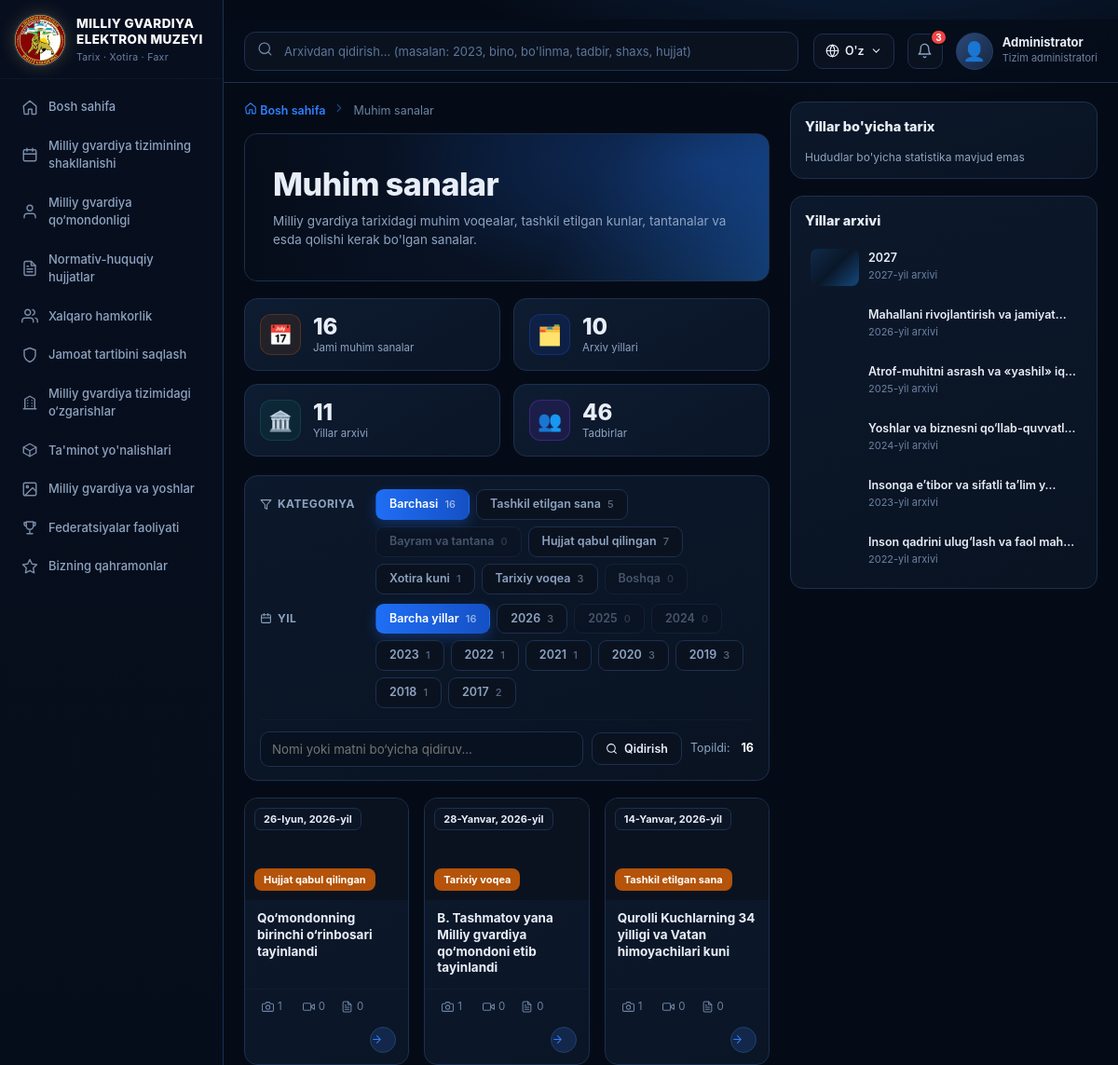
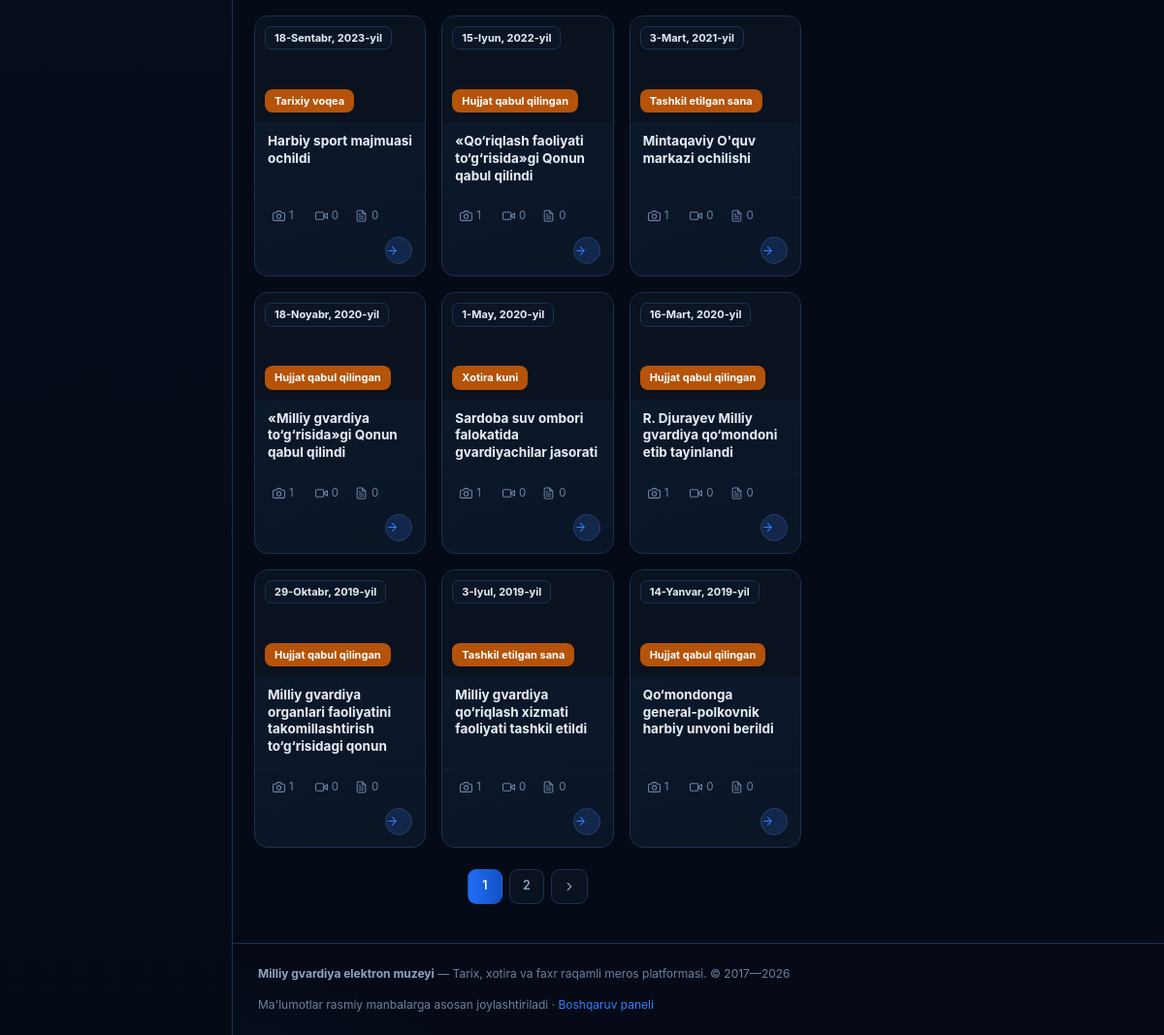
The app's page /sanalar/ with its own data (2 pictures, top to bottom).
### core/models.py (models this page shows, shortened)
class TimeStampedModel(models.Model):
    created_at = models.DateTimeField("Yaratilgan sana", auto_now_add=True)
    updated_at = models.DateTimeField("Yangilangan sana", auto_now=True)
    class Meta:
        abstract = True

class Direction(TimeStampedModel):
    number = models.PositiveIntegerField("Raqam", unique=True)
    title = models.CharField("Nomi", max_length=255)
    description = models.TextField("Tavsif", blank=True)
    icon = models.CharField("Belgi (svg nomi)", max_length=40, default="star")
    url = models.CharField(
        "Havola (URL nomi)", max_length=100, blank=True, default="core:yonalishlar",
    )
    class Meta:
        verbose_name = "Yo'nalish"
        verbose_name_plural = "Yo'nalishlar"
        ordering = ["number"]

class ImportantDate(TimeStampedModel):
    DATE_TYPES = [
        ("tashkil", "Tashkil etilgan sana"),
        ("bayram", "Bayram va tantana"),
        ("hujjat", "Hujjat qabul qilingan"),
        ("xotira", "Xotira kuni"),
        ("tarixiy", "Tarixiy voqea"),
        ("boshqa", "Boshqa"),
    ]
    title = models.CharField("Sarlavha", max_length=300)
    slug = models.SlugField(max_length=320, unique=True, blank=True)
    date_type = models.CharField("Kategoriya", max_length=20, choices=DATE_TYPES, default="tarixiy", db_index=True)
    date = models.DateField("Sana", db_index=True)
    year = models.PositiveIntegerField("Yil", default=2017, db_index=True, editable=False)
    description = models.TextField("Tavsif", blank=True)
    image = models.ImageField("Rasm", upload_to="dates/", blank=True)
    event = models.ForeignKey(
        Event, verbose_name="Tadbir", on_delete=models.SET_NULL, null=True, blank=True,
        related_name="important_dates",
    )
    is_featured = models.BooleanField("Muhim", default=False)
    photos = GenericRelation(Photo)
    videos = GenericRelation("Video")
    class Meta:
        verbose_name = "Muhim sana"
        verbose_name_plural = "Muhim sanalar"
        ordering = ["-date"]
    def get_absolute_url(self):
        return reverse("core:sana_detail", kwargs={"slug": self.slug})

class YearArchive(TimeStampedModel):
    year = models.PositiveIntegerField("Yil", unique=True)
    title = models.CharField("Yil nomi", max_length=255)
    subtitle = models.CharField("Shior", max_length=255, blank=True)
    description = models.TextField("Tavsif", blank=True)
    image = models.ImageField("Banner rasm", upload_to="years/", blank=True)
    video_url = models.URLField("Video havolasi", blank=True)
    new_buildings = models.PositiveIntegerField("Yangi bino va inshoot", default=0)
    new_departments = models.PositiveIntegerField("Yangi bo'linma", default=0)
    achievements = models.PositiveIntegerField("Erishilgan g'alaba", default=0)
    documents = models.PositiveIntegerField("Hujjat va material", default=0)
    is_featured = models.BooleanField("Muhim yil", default=False)
    photos = GenericRelation(Photo)
    videos = GenericRelation("Video")
    class Meta:
        verbose_name = "Yil"
        verbose_name_plural = "Yillar"
        ordering = ["-year"]
    def get_absolute_url(self):
        return reverse("core:yil_detail", kwargs={"year": self.year})

### core/views.py (the view)
# urls.py: path("sanalar/", views.sanalar, name="sanalar"),
def sanalar(request):
    qs = ImportantDate.objects.all()
    q = request.GET.get("q", "").strip()
    if q:
        qs = qs.filter(search_q(["title", "description"], q, getattr(request, "LANGUAGE_CODE", "uz")))
    qs, flt = _filters(request, qs, "date_type", ImportantDate.DATE_TYPES)
    years, active_year = flt["years"], flt["active_year"]
    return render(request, "core/sanalar.html", {
        **flt,
        "active": "sanalar",
        "title": "Muhim sanalar",
        "subtitle": "Milliy gvardiya tarixidagi muhim voqealar, tashkil etilgan kunlar, tantanalar va esda qolishi kerak bo'lgan sanalar.",
        "page": _page(request, qs),
        "q": q,
        "years": years,
        "active_year": active_year,
        "card_color": "#b45309",
        "grid_class": "grid--3",
        "types": ImportantDate.DATE_TYPES,
        "type_key": "date_type",
        "card_text": "Muhim sana",
        "empty_icon": "📅",
        "stats": [
            {"value": ImportantDate.objects.count(), "label": "Jami muhim sanalar", "icon": "📅", "color": "#b45309"},
            {"value": len(years), "label": "Arxiv yillari", "icon": "🗂️", "color": "#1d4ed8"},
            {"value": YearArchive.objects.count(), "label": "Yillar arxivi", "icon": "🏛️", "color": "#0f766e"},
            {"value": Event.objects.count(), "label": "Tadbirlar", "icon": "👥", "color": "#7c3aed"},
        ],
        "panel_title": "Yillar bo'yicha tarix",
        "mini_items": [
            {"title": y.title, "url": y.get_absolute_url(), "image": y.image, "meta": f"{y.year}-yil arxivi"}
            for y in YearArchive.objects.all()[:6]
        ],
        "mini_title": "Yillar arxivi",
    })

### core/i18n.py (called while the page is built)
def get_lang(request):
    lang = getattr(request, "LANGUAGE_CODE", None)
    if lang in LANG_CODES:
        return lang
    lang = request.COOKIES.get(COOKIE)
    return lang if lang in LANG_CODES else DEFAULT

### core/templatetags/mg_tags.py (called while the page is built, shortened)
@register.filter
def gradient(value):
    key = str(value or "mg")
    idx = int(hashlib.md5(key.encode()).hexdigest(), 16) % len(GRADIENTS)
    return GRADIENTS[idx]

@register.inclusion_tag("includes/icon.html", takes_context=True)
def svg(context, name, size=18):
    return {"path": ICONS.get(name, ""), "size": size}

@register.filter
def card_label(obj, key=""):
    if obj is None:
        return ""
    if key:
        getter = f"get_{key}_display"
        if hasattr(obj, getter):
            return getattr(obj, getter)()
        val = getattr(obj, key, "")
        if val:
            return val

@register.filter
def title_of(obj):
    return getattr(obj, "title", None) or getattr(obj, "full_name", "") or str(obj)

@register.filter
def split(value, sep=" "):
    if value is None:
        return []
    return str(value).split(sep)

@register.filter
def main_image(obj):
    for f in ("image", "photo"):
        v = getattr(obj, f, None)
        if v and hasattr(v, "url"):
            return v
    return None

@register.filter
def album_ref(obj):
    from django.urls import reverse
    return reverse("core:album_json", kwargs={"model": obj._meta.model_name, "pk": obj.pk})

@register.filter
def album_n(obj, kind="foto"):
    if kind == "video":
        n = obj.videos.count() if hasattr(obj, "videos") else 0
        return n + (1 if (getattr(obj, "video_file", None) or getattr(obj, "video_url", "")) else 0)
    n = obj.photos.count() if hasattr(obj, "photos") else 0
    return n + (1 if main_image(obj) else 0)

@register.simple_tag(takes_context=True)
def filter_url(context, *pairs):
    kwargs = dict(zip(pairs[::2], pairs[1::2]))
    request = context.get("request")
    params = request.GET.copy() if request else None
    if params is None:
        return "?"
    params.pop("page", None)
    for k, v in kwargs.items():
        params.pop(k, None)
        if v not in (None, ""):
            params[k] = str(v)
    qs = params.urlencode()
    return "?" + qs if qs else "?"

### core/views.py (called while the page is built)
def _years():
    from datetime import date as _date
    return list(range(max(_date.today().year, YEAR_START), YEAR_START - 1, -1))

def _active_year(request):
    y = request.GET.get("yil", "")
    return int(y) if y.isdigit() and YEAR_START <= int(y) <= 2100 else None

### core/templates/core/sanalar.html (shortened to what this page needs)
{% extends "base.html" %}
{% load mg_tags %}
{% block breadcrumb %}
<nav class="breadcrumb">
  <a href="{% url 'core:home' %}">{% svg 'home' 13 %} Bosh sahifa</a>
  <span class="breadcrumb__sep">{% svg 'chev' 12 %}</span>
  <span>{{ title }}</span>
</nav>
{% endblock %}
{% block content %}
<section class="hero{% if hero_gold %} hero--gold{% endif %}">
  <h1 class="page-title">{{ title }}</h1>
  <p class="page-sub">{{ subtitle }}</p>
</section>
{% if stats %}
<div class="stats">
  {% for s in stats %}
  <div class="stat">
    <div class="stat__icon" style="background:{{ s.color }}22;border:1px solid {{ s.color }}55">{{ s.icon }}</div>
    <div><div class="stat__value">{{ s.value }}</div><div class="stat__label">{{ s.label }}</div></div>
  </div>
  {% endfor %}
</div>
{% endif %}
{% include "includes/list_filters.html" %}
<div class="grid {{ grid_class|default:'grid--3' }}">
  {% for o in page %}
  <a class="card" href="{{ o.get_absolute_url }}">
    <div class="card__media">
      <div class="ph" style="background:{% if o.image %}url('{{ o.image.url }}') center/cover{% elif o.photo %}url('{{ o.photo.url }}') center/cover{% else %}{{ o|title_of|gradient }}{% endif %}"></div>
      {% if o.date %}<span class="card__year">{{ o.date }}</span>{% elif o.year %}<span class="card__year">{{ o.year }}</span>{% elif o.service_period %}<span class="card__year">{{ o.service_period }}</span>{% endif %}
      <span class="card__type" style="background:{{ card_color|default:'#1d4ed8' }}">{% firstof o|card_label:type_key card_text %}</span>
    </div>
    <div class="card__body">
      <div class="card__title">{{ o|title_of }}</div>
    </div>
    <div class="card__meta">
      <span class="album-open" data-album="{{ o|album_ref }}?tur=foto" title="Fotoalbomni ochish">{% svg 'camera' 12 %} {{ o|album_n }}</span>
      <span class="album-open" data-album="{{ o|album_ref }}?tur=video" title="Videoalbomni ochish">{% svg 'video' 12 %} {{ o|album_n:"video" }}</span>
      <span>{% svg 'file' 12 %} {{ o.doc_count|default:0 }}</span>
      <span class="push card__arrow">{% svg 'arrow' 13 %}</span>
    </div>
  </a>
  {% empty %}
  <div class="empty" style="grid-column:1/-1"><div class="empty__icon">{{ empty_icon|default:'🗂️' }}</div>{{ title }} bo'yicha ma'lumot topilmadi</div>
  {% endfor %}
</div>
{% include "includes/pagination.html" %}
{% endblock %}
{% block rightbar %}
<aside class="rpanel">
  {% if panel_title %}
  <div class="panel">
    <div class="panel__head"><div class="panel__title">{{ panel_title }}</div></div>
    {% for r in regions %}
      <div class="region-row"><span>{% svg 'pin' 12 %} {{ r.name }}</span><b>{{ r.count }}</b></div>
    {% empty %}
      <div class="text-muted" style="font-size:12px">Hududlar bo'yicha statistika mavjud emas</div>
    {% endfor %}
  </div>
  {% endif %}
  {% if mini_items %}
  <div class="panel">
    <div class="panel__head"><div class="panel__title">{{ mini_title|default:"So'nggi qo'shilgan" }}</div></div>
    <div class="mini-list">
      {% for m in mini_items %}
      <a class="mini" href="{{ m.url }}">
        <span class="mini__img ph" style="background:{% if m.image %}url('{{ m.image.url }}') center/cover{% else %}{{ m.title|gradient }}{% endif %}"></span>
        <span>
          <div class="mini__title">{{ m.title|truncatechars:36 }}</div>
          <div class="mini__sub">{% firstof m.meta m.date m.meta_text %}</div>
        </span>
      </a>
      {% endfor %}
    </div>
  </div>
  {% endif %}
</aside>
{% endblock %}

### core/templates/base.html (shortened to what this page needs)
{% load static %}{% load mg_tags %}<!DOCTYPE html>
<html lang="uz">
<head>
  <link rel="stylesheet" href="{% static 'css/style.css' %}?v=20261107l">
</head>
<body>
{% if active == 'landing' %}
  {% block landing %}{% endblock %}
{% else %}
<aside class="sidebar" id="sidebar">
  <a class="brand" href="{% url 'core:home' %}">
    <div class="brand__logo"><img src="{% static 'img/ico.png' %}"></div>
    <div class="brand__text">
      <div class="brand__title">Milliy gvardiya<br>elektron muzeyi</div>
      <div class="brand__subtitle">Tarix · Xotira · Faxr</div>
    </div>
  </a>
  <nav class="nav">
    {% for item in MENU %}
      {% with url_name=item.url|split:':' %}
      <a class="nav__item{% if active == url_name.1 %} is-active{% endif %}" href="{% url item.url %}">
        {% svg item.icon %} <span>{{ item.name }}</span>
      </a>
      {% endwith %}
    {% endfor %}
  </nav>
</aside>
<div class="shell">
  <header class="header">
    <form class="search" action="{% url 'core:qidiruv' %}" method="get">
      <span class="search__icon">{% svg 'search' 17 %}</span>
      <input type="search" name="q" value="{{ request.GET.q|default:'' }}" placeholder="Arxivdan qidirish... (masalan: 2023, bino, bo'linma, tadbir, shaxs, hujjat)">
    </form>
    <div class="header__right">
      <div class="lang-wrap" id="langWrap">
        <button class="lang" type="button" id="langBtn" aria-haspopup="true" aria-expanded="false">{% svg 'globe' 15 %} {{ CURRENT_LANG_SHORT }} {% svg 'chevD' 13 %}</button>
      </div>
      <button class="bell" title="Bildirishnomalar">{% svg 'bell' 17 %}<span class="bell__count">3</span></button>
      <div class="user">
        <div class="user__avatar">👤</div>
        <div class="user__meta">
          <div class="user__name">Administrator</div>
          <div class="user__role">Tizim administratori</div>
        </div>
      </div>
    </div>
  </header>
  <main class="layout{% block layout_class %}{% endblock %}">
    <div>
      {% block breadcrumb %}{% endblock %}
      {% block content %}{% endblock %}
    </div>
    {% block rightbar %}{% endblock %}
  </main>
  <footer class="footer">
    <div><b>Milliy gvardiya elektron muzeyi</b> — Tarix, xotira va faxr raqamli meros platformasi. © 2017—2026</div>
    <div>Ma'lumotlar rasmiy manbalarga asosan joylashtiriladi · <a href="/admin/" class="text-accent">Boshqaruv paneli</a></div>
  </footer>
</div>
{% endif %}
</body>
</html>

### core/templates/includes/icon.html
{% if path %}
<svg width="{{ size|default:18 }}" height="{{ size|default:18 }}" viewBox="0 0 24 24" fill="none" stroke="currentColor" stroke-width="1.9" stroke-linecap="round" stroke-linejoin="round" aria-hidden="true">{{ path|safe }}</svg>
{% else %}
<svg width="{{ size|default:18 }}" height="{{ size|default:18 }}" viewBox="0 0 24 24" fill="none" stroke="currentColor" stroke-width="1.9" stroke-linecap="round" stroke-linejoin="round" aria-hidden="true"><circle cx="12" cy="12" r="9"/></svg>
{% endif %}

### records on screen
Direction: url "core:yillar" (drawn), name "Milliy gvardiya tizimining shakllanishi"
Direction: url "core:shaxslar" (drawn), name "Milliy gvardiya qo‘mondonligi"
Direction: url "core:hujjatlar" (drawn), name "Normativ-huquqiy hujjatlar"
Direction: url "core:tadbirlar" (drawn), name "Xalqaro hamkorlik"
Direction: url "core:jamoat" (drawn), name "Jamoat tartibini saqlash"
Direction: url "core:binolar" (drawn), name "Milliy gvardiya tizimidagi o‘zgarishlar"
Direction: url "core:talim" (drawn), name "Ta'minot yo'nalishlari"
Direction: url "core:galereya" (drawn), name "Milliy gvardiya va yoshlar"
Direction: url "core:galabalar" (drawn), name "Federatsiyalar faoliyati"
Direction: url "core:qahramonlar" (drawn), name "Bizning qahramonlar"
ImportantDate: date "26-Iyun, 2026-yil", date_type "Hujjat qabul qilingan", title "Qo‘mondonning birinchi o‘rinbosari tayinlandi", {{ size|default:18 }} 12 (drawn), id+image "1", id "0", doc_count "0"
ImportantDate: date "28-Yanvar, 2026-yil", date_type "Tarixiy voqea", title "B. Tashmatov yana Milliy gvardiya qo‘mondoni etib tayinlandi", {{ size|default:18 }} 12 (drawn), id+image "1", id "0", doc_count "0"
ImportantDate: date "14-Yanvar, 2026-yil", date_type "Tashkil etilgan sana", title "Qurolli Kuchlarning 34 yilligi va Vatan himoyachilari kuni", {{ size|default:18 }} 12 (drawn), id+image "1", id "0", doc_count "0"
ImportantDate: date "18-Sentabr, 2023-yil", date_type "Tarixiy voqea", title "Harbiy sport majmuasi ochildi", {{ size|default:18 }} 12 (drawn), id+image "1", id "0", doc_count "0"
ImportantDate: date "15-Iyun, 2022-yil", date_type "Hujjat qabul qilingan", title "«Qo‘riqlash faoliyati to‘g‘risida»gi Qonun qabul qilindi", {{ size|default:18 }} 12 (drawn), id+image "1", id "0", doc_count "0"
ImportantDate: date "3-Mart, 2021-yil", date_type "Tashkil etilgan sana", title "Mintaqaviy O'quv markazi ochilishi", {{ size|default:18 }} 12 (drawn), id+image "1", id "0", doc_count "0"
ImportantDate: date "18-Noyabr, 2020-yil", date_type "Hujjat qabul qilingan", title "«Milliy gvardiya to‘g‘risida»gi Qonun qabul qilindi", {{ size|default:18 }} 12 (drawn), id+image "1", id "0", doc_count "0"
ImportantDate: date "1-May, 2020-yil", date_type "Xotira kuni", title "Sardoba suv ombori falokatida gvardiyachilar jasorati", {{ size|default:18 }} 12 (drawn), id+image "1", id "0", doc_count "0"
ImportantDate: date "16-Mart, 2020-yil", date_type "Hujjat qabul qilingan", title "R. Djurayev Milliy gvardiya qo‘mondoni etib tayinlandi", {{ size|default:18 }} 12 (drawn), id+image "1", id "0", doc_count "0"
ImportantDate: date "29-Oktabr, 2019-yil", date_type "Hujjat qabul qilingan", title "Milliy gvardiya organlari faoliyatini takomillashtirish to‘g‘risidagi qonun", {{ size|default:18 }} 12 (drawn), id+image "1", id "0", doc_count "0"
ImportantDate: date "3-Iyul, 2019-yil", date_type "Tashkil etilgan sana", title "Milliy gvardiya qo‘riqlash xizmati faoliyati tashkil etildi", {{ size|default:18 }} 12 (drawn), id+image "1", id "0", doc_count "0"
ImportantDate: date "14-Yanvar, 2019-yil", date_type "Hujjat qabul qilingan", title "Qo‘mondonga general-polkovnik harbiy unvoni berildi", {{ size|default:18 }} 12 (drawn), id+image "1", id "0", doc_count "0"
YearArchive: title "2027"
YearArchive: title "Mahallani rivojlantirish va jamiyat…"
YearArchive: title "Atrof-muhitni asrash va «yashil» iq…"
YearArchive: title "Yoshlar va biznesni qo‘llab-quvvatl…"
YearArchive: title "Insonga e’tibor va sifatli ta’lim y…"
YearArchive: title "Inson qadrini ulug‘lash va faol mah…"

### other values on screen
{{ item.name }} "Bosh sahifa"
{{ CURRENT_LANG_SHORT }} "O'z"
{{ title }} "Muhim sanalar"
{{ subtitle }} "Milliy gvardiya tarixidagi muhim voqealar, tashkil etilgan kunlar, tantanalar va esda qolishi kerak bo'lgan sanalar."
{{ s.icon }} "📅" "🗂️" "🏛️" "👥"
{{ s.value }} "16" "10" "11" "46"
{{ s.label }} "Jami muhim sanalar" "Arxiv yillari" "Yillar arxivi" "Tadbirlar"
{{ cat_title|default:"Kategoriya" }} "KATEGORIYA"
{{ cat_total }} "16"
{{ c.label }} "Tashkil etilgan sana" "Bayram va tantana" "Hujjat qabul qilingan" "Xotira kuni" "Tarixiy voqea" "Boshqa"
{{ c.count }} "5" "0" "7" "1" "3" "0"
{{ year_total }} "16"
{{ y.value }} "2026" "2025" "2024" "2023" "2022" "2021" "2020" "2019" "2018" "2017"
{{ y.count }} "3" "0" "0" "1" "1" "1" "3" "3" "1" "2"
{{ filtered_total }} "16"
